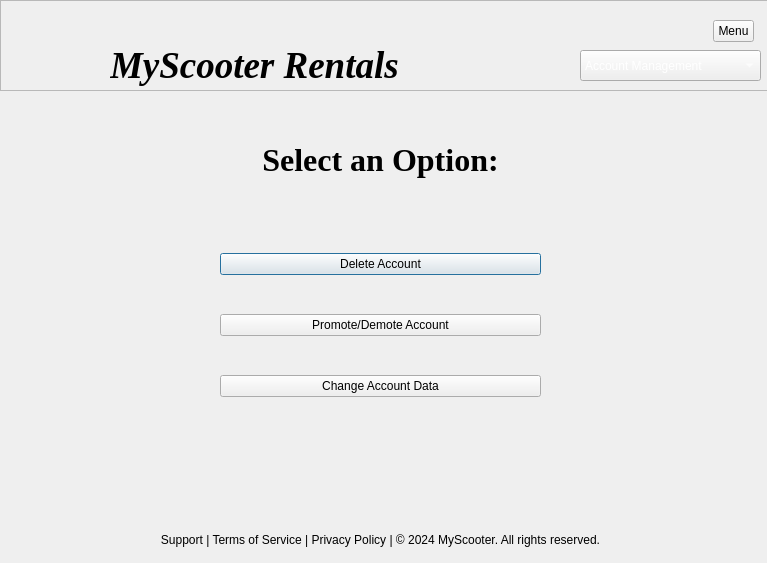
<?xml version="1.0" encoding="UTF-8"?>
<ui version="4.0">
 <class>accountmanagement</class>
 <widget class="QDialog" name="accountmanagement">
  <property name="geometry">
   <rect>
    <x>0</x>
    <y>0</y>
    <width>767</width>
    <height>563</height>
   </rect>
  </property>
  <property name="windowTitle">
   <string>Dialog</string>
  </property>
  <widget class="QFrame" name="frame">
   <property name="geometry">
    <rect>
     <x>0</x>
     <y>0</y>
     <width>771</width>
     <height>91</height>
    </rect>
   </property>
   <property name="frameShape">
    <enum>QFrame::StyledPanel</enum>
   </property>
   <property name="frameShadow">
    <enum>QFrame::Raised</enum>
   </property>
   <widget class="QLabel" name="label_2">
    <property name="geometry">
     <rect>
      <x>110</x>
      <y>40</y>
      <width>421</width>
      <height>50</height>
     </rect>
    </property>
    <property name="font">
     <font>
      <family>Times New Roman</family>
      <pointsize>28</pointsize>
      <italic>true</italic>
      <bold>true</bold>
     </font>
    </property>
    <property name="text">
     <string>MyScooter Rentals</string>
    </property>
   </widget>
   <widget class="QLabel" name="label">
    <property name="geometry">
     <rect>
      <x>10</x>
      <y>0</y>
      <width>81</width>
      <height>81</height>
     </rect>
    </property>
    <property name="text">
     <string/>
    </property>
    <property name="pixmap">
     <pixmap>../scooter.png</pixmap>
    </property>
    <property name="scaledContents">
     <bool>true</bool>
    </property>
    <property name="wordWrap">
     <bool>false</bool>
    </property>
   </widget>
   <widget class="QToolButton" name="toolButton">
    <property name="geometry">
     <rect>
      <x>713</x>
      <y>20</y>
      <width>41</width>
      <height>22</height>
     </rect>
    </property>
    <property name="text">
     <string>Menu</string>
    </property>
   </widget>
   <widget class="QComboBox" name="comboBox_3">
    <property name="geometry">
     <rect>
      <x>580</x>
      <y>50</y>
      <width>181</width>
      <height>31</height>
     </rect>
    </property>
    <property name="palette">
     <palette>
      <active>
       <colorrole role="WindowText">
        <brush brushstyle="SolidPattern">
         <color alpha="255">
          <red>255</red>
          <green>255</green>
          <blue>255</blue>
         </color>
        </brush>
       </colorrole>
       <colorrole role="Text">
        <brush brushstyle="SolidPattern">
         <color alpha="255">
          <red>255</red>
          <green>255</green>
          <blue>255</blue>
         </color>
        </brush>
       </colorrole>
       <colorrole role="ButtonText">
        <brush brushstyle="SolidPattern">
         <color alpha="255">
          <red>255</red>
          <green>255</green>
          <blue>255</blue>
         </color>
        </brush>
       </colorrole>
      </active>
      <inactive>
       <colorrole role="WindowText">
        <brush brushstyle="SolidPattern">
         <color alpha="255">
          <red>255</red>
          <green>255</green>
          <blue>255</blue>
         </color>
        </brush>
       </colorrole>
       <colorrole role="Text">
        <brush brushstyle="SolidPattern">
         <color alpha="255">
          <red>255</red>
          <green>255</green>
          <blue>255</blue>
         </color>
        </brush>
       </colorrole>
       <colorrole role="ButtonText">
        <brush brushstyle="SolidPattern">
         <color alpha="255">
          <red>255</red>
          <green>255</green>
          <blue>255</blue>
         </color>
        </brush>
       </colorrole>
      </inactive>
      <disabled/>
     </palette>
    </property>
    <item>
     <property name="text">
      <string>Account Management</string>
     </property>
    </item>
    <item>
     <property name="text">
      <string>Home</string>
     </property>
    </item>
    <item>
     <property name="text">
      <string>Add/Delete/Update a Scooter</string>
     </property>
    </item>
    <item>
     <property name="text">
      <string>Rental Requests</string>
     </property>
    </item>
    <item>
     <property name="text">
      <string>Log Out</string>
     </property>
    </item>
   </widget>
  </widget>
  <widget class="QWidget" name="verticalLayoutWidget">
   <property name="geometry">
    <rect>
     <x>220</x>
     <y>220</y>
     <width>321</width>
     <height>211</height>
    </rect>
   </property>
   <layout class="QVBoxLayout" name="verticalLayout">
    <item>
     <widget class="QPushButton" name="pushButton">
      <property name="text">
       <string>Delete Account</string>
      </property>
     </widget>
    </item>
    <item>
     <widget class="QPushButton" name="pushButton_2">
      <property name="text">
       <string>Promote/Demote Account</string>
      </property>
     </widget>
    </item>
    <item>
     <widget class="QPushButton" name="pushButton_4">
      <property name="text">
       <string>Change Account Data</string>
      </property>
     </widget>
    </item>
   </layout>
  </widget>
  <widget class="QLabel" name="label_5">
   <property name="geometry">
    <rect>
     <x>0</x>
     <y>139</y>
     <width>761</width>
     <height>41</height>
    </rect>
   </property>
   <property name="font">
    <font>
     <family>Times New Roman</family>
     <pointsize>24</pointsize>
     <italic>false</italic>
     <bold>true</bold>
    </font>
   </property>
   <property name="text">
    <string>Select an Option:</string>
   </property>
   <property name="alignment">
    <set>Qt::AlignCenter</set>
   </property>
  </widget>
  <widget class="QLabel" name="label_3">
   <property name="geometry">
    <rect>
     <x>0</x>
     <y>530</y>
     <width>761</width>
     <height>20</height>
    </rect>
   </property>
   <property name="text">
    <string>Support | Terms of Service | Privacy Policy | © 2024 MyScooter. All rights reserved.</string>
   </property>
   <property name="alignment">
    <set>Qt::AlignCenter</set>
   </property>
  </widget>
 </widget>
 <resources/>
 <connections/>
</ui>
